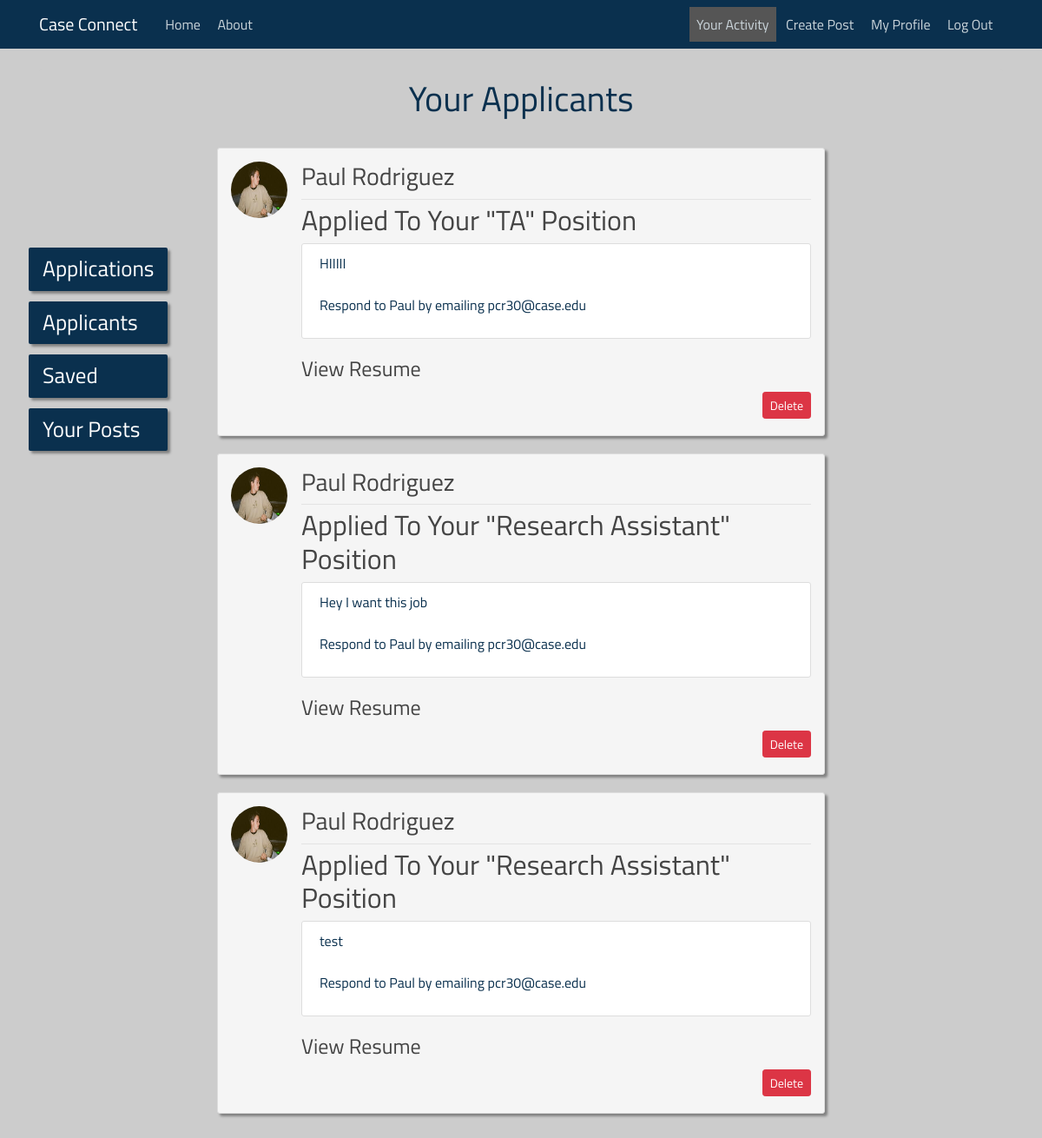
Before: /applicants/ (signed in) with the older database file.
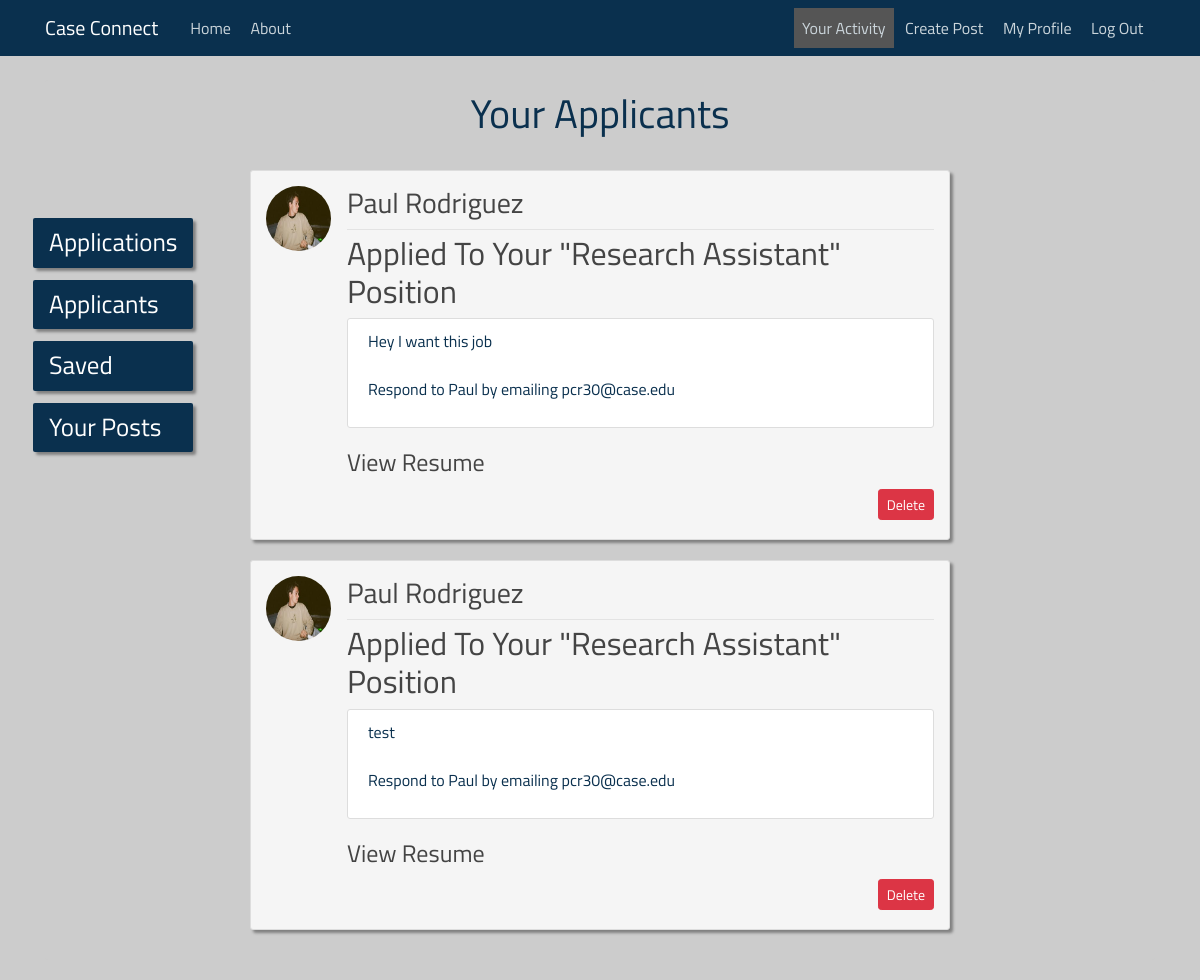
After: the same page with the newer database file.
### case_connecting/models.py (models this page shows, shortened)
class Application(models.Model):
    applicant = models.ForeignKey(User, on_delete=models.CASCADE)
    message = models.TextField()
    post = models.ForeignKey(Post, on_delete=models.CASCADE)
    date_applied = models.DateTimeField(default=timezone.now)

class Post(models.Model):
    recruiter = models.ForeignKey(User, on_delete=models.CASCADE)
    position = models.CharField(max_length=200)
    knowledge = models.CharField(max_length=200)
    content = models.TextField()
    pay = models.CharField(max_length=200)
    date_posted = models.DateTimeField(default=timezone.now)

### users/models.py (models this page shows, shortened)
class Profile(models.Model):
    user = models.OneToOneField(User, on_delete=models.CASCADE)
    image = models.ImageField(default='default.jpg', upload_to='profile_pics')
    resume = models.FileField(default=None, upload_to='resumes')

### case_connecting/views.py (the view)
# urls.py: path('applicants/', PostApplicantsListView.as_view(template_name='case_connecting/applicants.html'), name="case_connecting-applicants"),
class PostApplicantsListView(ListView):
    model = Application
    context_object_name = 'applications'
    paginate_by = 8
    def get_queryset(self):
        request_user = self.request.user
        return Application.objects.filter(post__recruiter=request_user).order_by('-date_applied')

### templates/case_connecting/applicants.html (shortened to what this page needs)
{% extends "case_connecting/base.html" %}
{% block content %}
<head>
</head>
    <div class="sidenav">
      <a href="{% url 'case_connecting-applications' %}">Applications</a>
      <a href="{% url 'case_connecting-applicants' %}">Applicants</a>
      <a href="{% url 'case_connecting-saved' %}">Saved</a>
      <a href="{% url 'case_connecting-posts' %}">Your Posts</a>
    </div>
    <div class="content-section" id="posting-list" align="center">
        <div style="text-align: center;">
            <h1 style="color: #0a304e;">Your Applicants</h1>
            <br>
        </div>
        {% for application in applications %}
        <article id="post" class="media content-section"  align="left">
        <img class="rounded-circle article-img" src="{{ application.applicant.profile.image.url }}">
              <div class="media-body">
                <div class="article-metadata">
                    <h3>{{ application.applicant.get_full_name }}</h3>
                </div>
                <h2><a class="article-title" href="{% url 'post-detail' application.post.id %}">Applied To Your "{{ application.post.position }}" Position</a></h2>
                  <div class="media content-section">
                      <p>
                          {{ application.message }} <br><br>
                          Respond to {{ application.applicant.first_name }} by emailing {{ application.applicant.email }}
                      </p>
                  </div>
              {% if application.applicant.profile.resume %}
                  <h4><a class="article-title" href="{{ application.applicant.profile.resume.url}}">View Resume</a></h4>
              {% endif %}
              <div align="right"><a class="btn btn-danger btn-sm mt-1 mb-1" href="{% url 'post-delete-applicant' application.id %}">Delete</a></div>
              </div>
            </article>
        {% endfor %}
    </div>
{% endblock %}

Changed rows visible on the page:
removed Application: applicant.profile.image (picture), applicant.get_full_name "Paul Rodriguez", post.position "TA", message "HIIIII", applicant.first_name "Paul", applicant.email "pcr30@case.edu"
